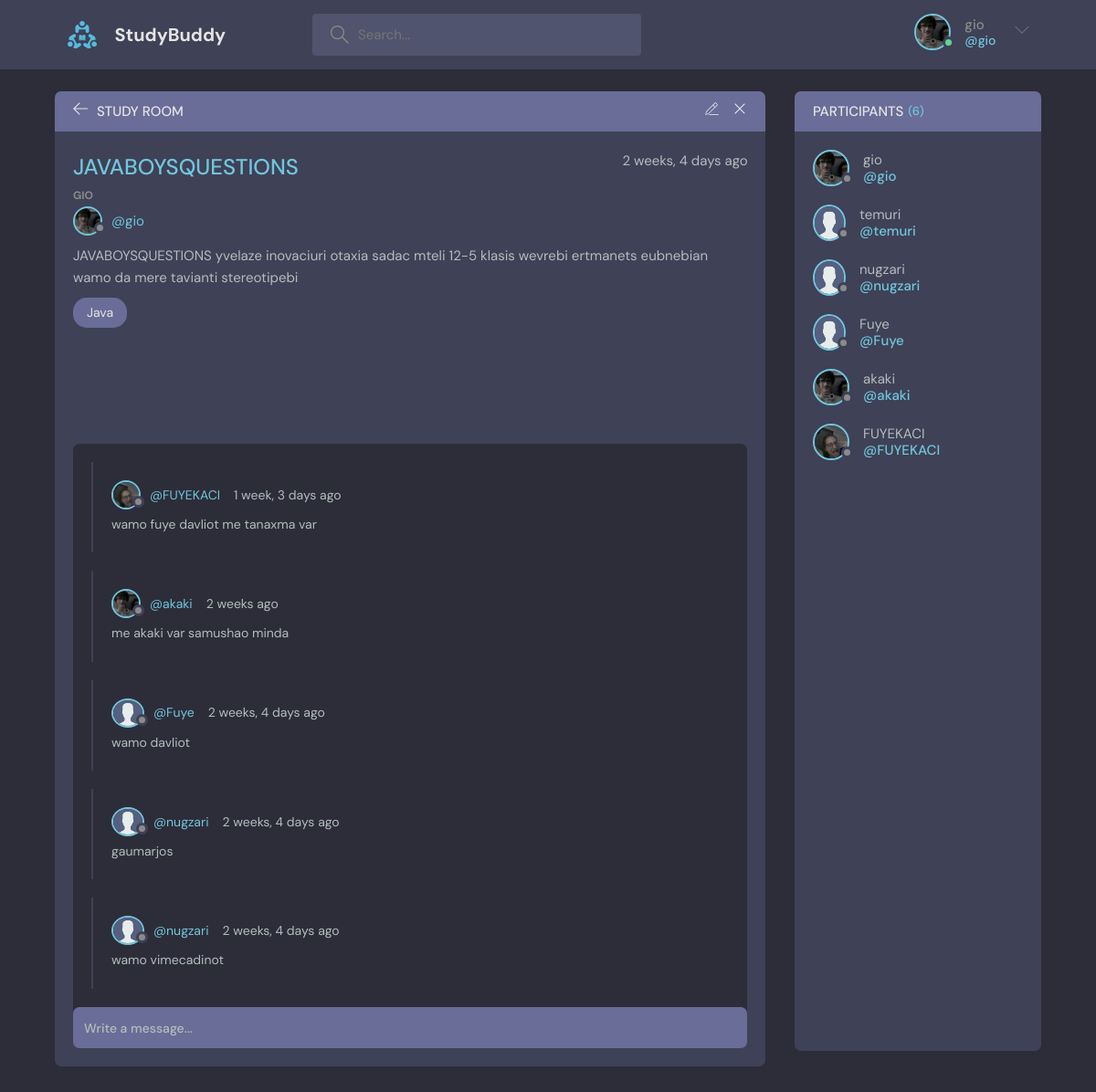
Screenshot of /room/1/ (signed in) with the database file from the repository.
### myapp/models.py (models this page shows, shortened)
class Profile(models.Model):
    user = models.OneToOneField(User,on_delete=models.CASCADE)
    profile_image = models.ImageField(upload_to='./static/images', null=True, blank=True)
    bio = models.TextField(null = True)

class Room(models.Model):
    host = models.ForeignKey(User,on_delete= models.SET_NULL,null = True)
    name = models.CharField(max_length=100)
    topic = models.ForeignKey('Topic',on_delete= models.SET_NULL,null = True)
    description = models.TextField()
    participants = models.ManyToManyField(User, blank = True,related_name="participants")
    updated = models.DateTimeField(auto_now = True)
    created = models.DateTimeField(auto_now_add= True)
    def __str__(self):
        return self.name

class Topic(models.Model):
    name = models.CharField(max_length=100)
    updated = models.DateTimeField(auto_now = True)
    created = models.DateTimeField(auto_now_add= True)
    def __str__(self):
        return self.name

class Message(models.Model):
    host = models.ForeignKey(User,on_delete= models.SET_NULL,null = True)
    room = models.ForeignKey('Room',on_delete= models.CASCADE)
    description = models.CharField(max_length=100)
    updated = models.DateTimeField(auto_now = True)
    created = models.DateTimeField(auto_now_add= True)
    class Meta:
        ordering = ['-updated','-created']

### myapp/views.py (the view, shortened to what this page needs)
# urls.py: path('room/<str:pk>/',views.room,name = 'room'),
def room(request,pk):
    room = Room.objects.get(id = pk)
    room_messages = room.message_set.all()
    participants = room.participants.all()
    context = {'room':room,'room_messages':room_messages,'participants':participants}
    return render(request, 'room.html',context)

### templates/room.html (shortened to what this page needs)
{%extends 'main.html'%}
{% load static%}
{%block content%}
<main class="profile-page layout layout--2">
<div class="container">
  <div class="room">
    <div class="room__top">
      <div class="room__topLeft">
        <a href="/">
          <svg version="1.1" xmlns="http://www.w3.org/2000/svg" width="32" height="32" viewBox="0 0 32 32">
            <title>arrow-left</title>
            <path
              d="M13.723 2.286l-13.723 13.714 13.719 13.714 1.616-1.611-10.96-10.96h27.625v-2.286h-27.625l10.965-10.965-1.616-1.607z"
            ></path>
          </svg>
        </a>
        <h3>Study Room</h3>
      </div>
      <div class="room__topRight">
        <a href="{% url 'updateRoom' room.id%}">
        </a>
        <a href="{% url 'deleteRoom' room.id%}">
          <svg version="1.1" xmlns="http://www.w3.org/2000/svg" width="32" height="32" viewBox="0 0 32 32">
            <title>remove</title>
            <path
              d="M27.314 6.019l-1.333-1.333-9.98 9.981-9.981-9.981-1.333 1.333 9.981 9.981-9.981 9.98 1.333 1.333 9.981-9.98 9.98 9.98 1.333-1.333-9.98-9.98 9.98-9.981z"
            ></path>
          </svg>
        </a>
      </div>
    </div>
    <div class="room__box scroll">
      <div class="room__header scroll">
        <div class="room__info">
          <h3>{{room}}</h3>
          <span>{{room.created|timesince}} ago</span>
        </div>
        <div class="room__hosted">
          <p>{{room.host}}</p>
          <a href="{% url 'profile' room.host.id%}" class="room__author">
            <div class="avatar avatar--small">
              {%if room.host.profile %}
              <img src="{{room.host.profile.profile_image.url}}" />
              {%else%}
              <img src="./static/images/avatar.svg" style = "width:32px"/>
              {%endif%}
            </div>
            <span>@{{room.host}}</span>
          </a>
        </div>
        <div class="room__details">
          {{room.description}}
        </div>
        <span class="room__topics">{{room.topic}}</span>
      </div>
      <div class="room__conversation">
        <div class="threads scroll">
          {%for mes in room_messages%}
          <div class="thread">
            <div class="thread__top">
              <div class="thread__author">
                <a href="{% url 'profile' mes.host.id%}" class="thread__authorInfo">
                  <div class="avatar avatar--small">
                    {%if mes.host.profile %}
                    <img src="{{mes.host.profile.profile_image.url}}" />
                    {%else%}
                    <img src="{%static 'images/avatar.svg'%}" style = "width:32px"/>
                    {%endif%}
                  </div>
                  <span>@{{mes.host}}</span>
                </a>
                <span class="thread__date">{{mes.created|timesince}} ago</span>
              </div>
            </div>
            <div class="thread__details">
              {{mes.description}}
            </div>
          </div>
          {%endfor%}
        </div>
      </div>
    </div>
    <div class="room__message">
      <form method="POST">
          <input type="text" name = "description" id = "mesaje" placeholder="Write a message...">
      </form>
    </div>
  </div>
  <div class="participants">
    <h3 class="participants__top">Participants <span>({{room.participants.count}})</span></h3>
    <div class="participants__list scroll">
      {%for par in participants%}
      <a href="{% url 'profile' par.id%}" class="participant">
        <div class="avatar avatar--medium">
          {%if par.profile %}
          <img src="{{par.profile.profile_image.url}}" />
          {%else%}
          <img src="{%static 'images/avatar.svg' %}" style = "width:32px"/>
          {%endif%}
        </div>
        <p>
          {{par}}
          <span>@{{par}}</span>
        </p>
      </a>
      {%endfor%}
    </div>
  </div>
</div>
</main>
{%endblock content%}

### templates/navbar.html (shortened to what this page needs)
{%load static%}
<a href="/" class="header__logo">
    <img src="{% static './images/logo.svg' %}" />
    <h1>StudyBuddy</h1>
  </a>
<form class="header__search" method="GET" action="{% url 'home'%}">
    <label>
      <input type="text" name ="q" placeholder="Search...">
    </label>
</form>
<nav class="header__menu">
    {% if request.user.is_authenticated%}
    <div class="header__user">
        <a href="{% url 'profile' request.user.id %}">
          <div class="avatar avatar--medium active">
            {%if request.user.profile.profile_image%}
            <img src="{{request.user.profile.profile_image.url}}" />
            {%else%}
            <img src="{%static 'images/avatar.svg'%}" style = "width:32px"/>
            {%endif%}
          </div>
          <p>{{request.user.username}} <span>@{{request.user.username}}</span></p>
        </a>
        <button class="dropdown-button">
          <svg version="1.1" xmlns="http://www.w3.org/2000/svg" width="32" height="32" viewBox="0 0 32 32">
            <title>chevron-down</title>
            <path d="M16 21l-13-13h-3l16 16 16-16h-3l-13 13z"></path>
          </svg>
        </button>
      </div>
    {%else%}
        <a href="{%url 'login'%}">
            <img src="{%static '/images/avatar.svg'%}" style = "width:32px"/>
            <p>Login</p>
        </a>
    {%endif%}
  </nav>

### rows the page displays
Room: name "JAVABOYSQUESTIONS", created "2 weeks, 4 days", host "GIO", host.profile.profile_image (picture), host "gio", description "JAVABOYSQUESTIONS yvelaze inovaciuri otaxia sadac mteli 12-5 klasis wevrebi ertmanets eubnebian wamo da mere tavianti stereotipebi", topic "Java", participants.count "6"
Message: host.profile.profile_image (picture), host "FUYEKACI", created "1 week, 3 days", description "wamo fuye davliot me tanaxma var"
Message: host.profile.profile_image (picture), host "akaki", created "2 weeks", description "me akaki var samushao minda"
Message: host "Fuye", created "2 weeks, 4 days", description "wamo davliot"
Message: host "nugzari", created "2 weeks, 4 days", description "gaumarjos"
Message: host "nugzari", created "2 weeks, 4 days", description "wamo vimecadinot"

### other values shown
{{ request.user.username }} "gio"
{{ par }} "gio"
{{ par }} "temuri"
{{ par }} "nugzari"
{{ par }} "Fuye"
{{ par }} "akaki"
{{ par }} "FUYEKACI"
